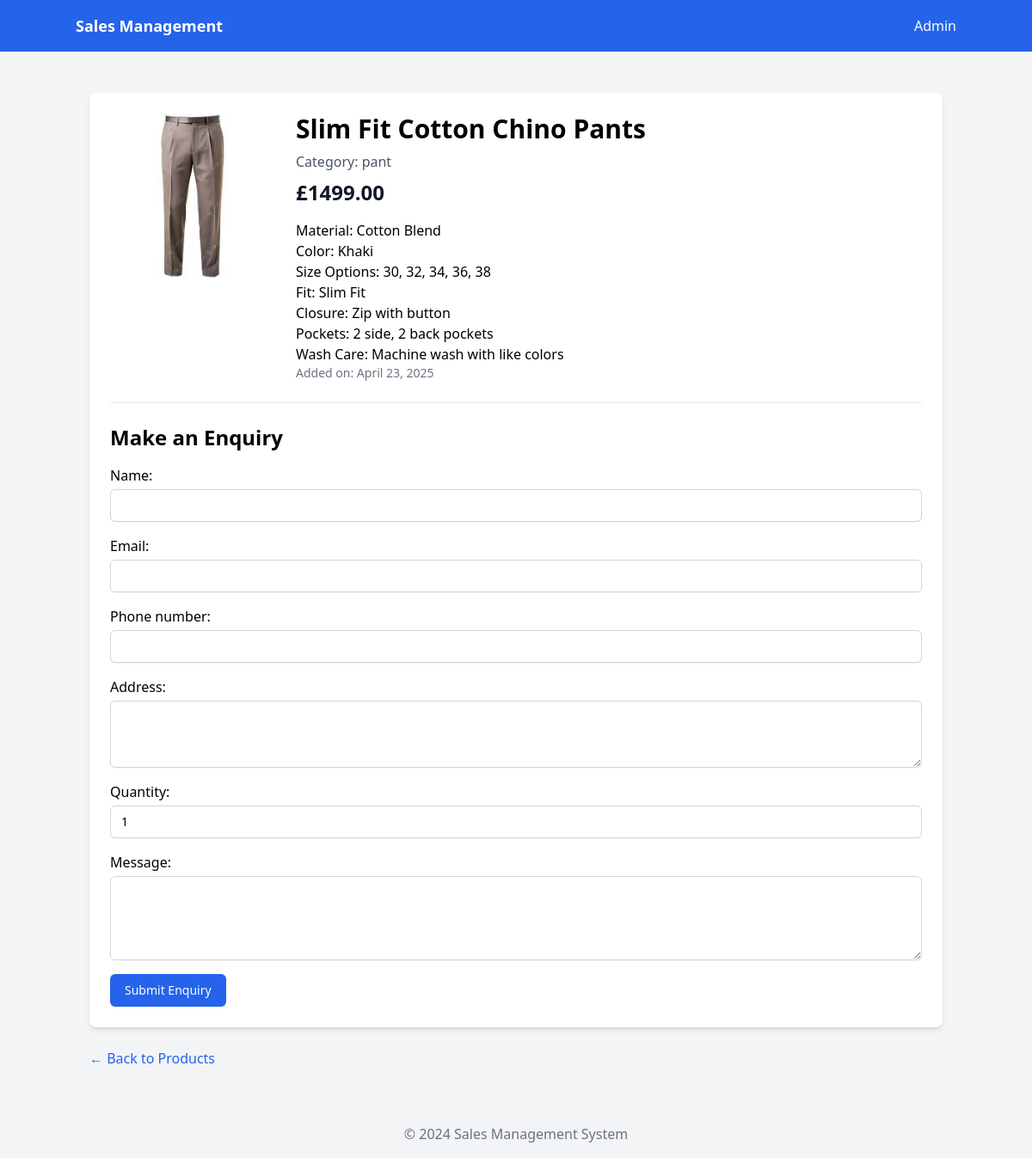
Screenshot of /product/2/ with the database file from the repository.
### sales/models.py (models this page shows, shortened)
class Product(models.Model):
    category = models.ForeignKey(Category, on_delete=models.CASCADE, related_name='products')
    name = models.CharField(max_length=200)
    description = models.TextField()
    price = models.DecimalField(max_digits=10, decimal_places=2)
    image = models.ImageField(upload_to='product_images/', blank=True, null=True)
    created_at = models.DateTimeField(auto_now_add=True)
    updated_at = models.DateTimeField(auto_now=True)

class Category(models.Model):
    name = models.CharField(max_length=100, unique=True)
    description = models.TextField(blank=True, null=True)

### sales/views.py (the view)
# urls.py: path('product/<int:pk>/', views.product_detail, name='product_detail'),
def product_detail(request, pk):
    product = get_object_or_404(Product, pk=pk)
    if request.method == 'POST':
        form = EnquiryForm(request.POST)
        if form.is_valid():
            enquiry = form.save(commit=False)
            enquiry.product = product
            enquiry.save()
            messages.success(request, f'Your enquiry for "{product.name}" has been submitted successfully!')
            return redirect('sales:product_detail', pk=product.pk) # Redirect to same page after success
        else:
            messages.error(request, 'There was an error with your submission. Please check the form.')
            pass # Fall through to render the template with the invalid form
    else:
        form = EnquiryForm() # Create a blank form for GET request
    return render(request, 'sales/product_detail.html', {'product': product, 'form': form})

### templates/sales/product_detail.html (shortened to what this page needs)
{% extends 'base.html' %}
{% block content %}
<div class="bg-white rounded-lg shadow-md overflow-hidden p-6">
    <div class="md:flex">
        <div class="md:flex-shrink-0">
            {% if product.image %}
                <img src="{{ product.image.url }}" alt="{{ product.name }}" class="h-48 w-full object-cover md:w-48 rounded">
            {% else %}
                <div class="h-48 w-full md:w-48 bg-gray-200 flex items-center justify-center text-gray-500 rounded">No Image</div>
            {% endif %}
        </div>
        <div class="mt-4 md:mt-0 md:ml-6">
            <h1 class="text-3xl font-bold mb-2">{{ product.name }}</h1>
            <p class="text-gray-600 mb-2">Category: {{ product.category.name }}</p>
            <p class="text-gray-900 text-2xl font-bold mb-4">£{{ product.price }}</p>
            <p class="text-gray-700 mb-4">{{ product.description|linebreaks }}</p>
            <p class="text-sm text-gray-500">Added on: {{ product.created_at|date:"F j, Y" }}</p>
        </div>
    </div>
    <hr class="my-6">
    <h2 class="text-2xl font-semibold mb-4">Make an Enquiry</h2>
    <form method="post" class="space-y-4">
        {{ form.as_p }}
        <button type="submit" class="inline-flex justify-center py-2 px-4 border border-transparent shadow-sm text-sm font-medium rounded-md text-white bg-blue-600 hover:bg-blue-700 focus:outline-none focus:ring-2 focus:ring-offset-2 focus:ring-blue-500">
            Submit Enquiry
        </button>
    </form>
</div>
<div class="mt-6">
    <a href="{% url 'sales:product_list' %}" class="text-blue-600 hover:underline">&larr; Back to Products</a>
</div>
{% endblock %}

### templates/base.html (shortened to what this page needs)
<!DOCTYPE html>
<html lang="en">
<head>
    <script src="https://cdn.tailwindcss.com"></script>
</head>
<body class="bg-gray-100">
    <nav class="bg-blue-600 text-white p-4">
        <div class="container mx-auto flex justify-between items-center">
            <a href="{% url 'sales:product_list' %}" class="text-lg font-bold">Sales Management</a>
            <div>
                <a href="/admin/" class="hover:text-gray-300">Admin</a>
            </div>
        </div>
    </nav>
    <main class="container mx-auto mt-8 p-4">
        {% block content %}
        {% endblock %}
    </main>
    <footer class="text-center text-gray-500 mt-8 p-4">
        &copy; 2024 Sales Management System
    </footer>
</body>
</html>

### rows the page displays
Product: image (picture), name "Slim Fit Cotton Chino Pants", category.name "pant", price "1499.00", description "Material: Cotton Blend Color: Khaki Size Options: 30, 32, 34, 36, 38 Fit: Slim Fit Closure: Zip with button Pockets: 2 side, 2 back pockets Wash Care: Machine wash with like colors", created_at "April 23, 2025"
